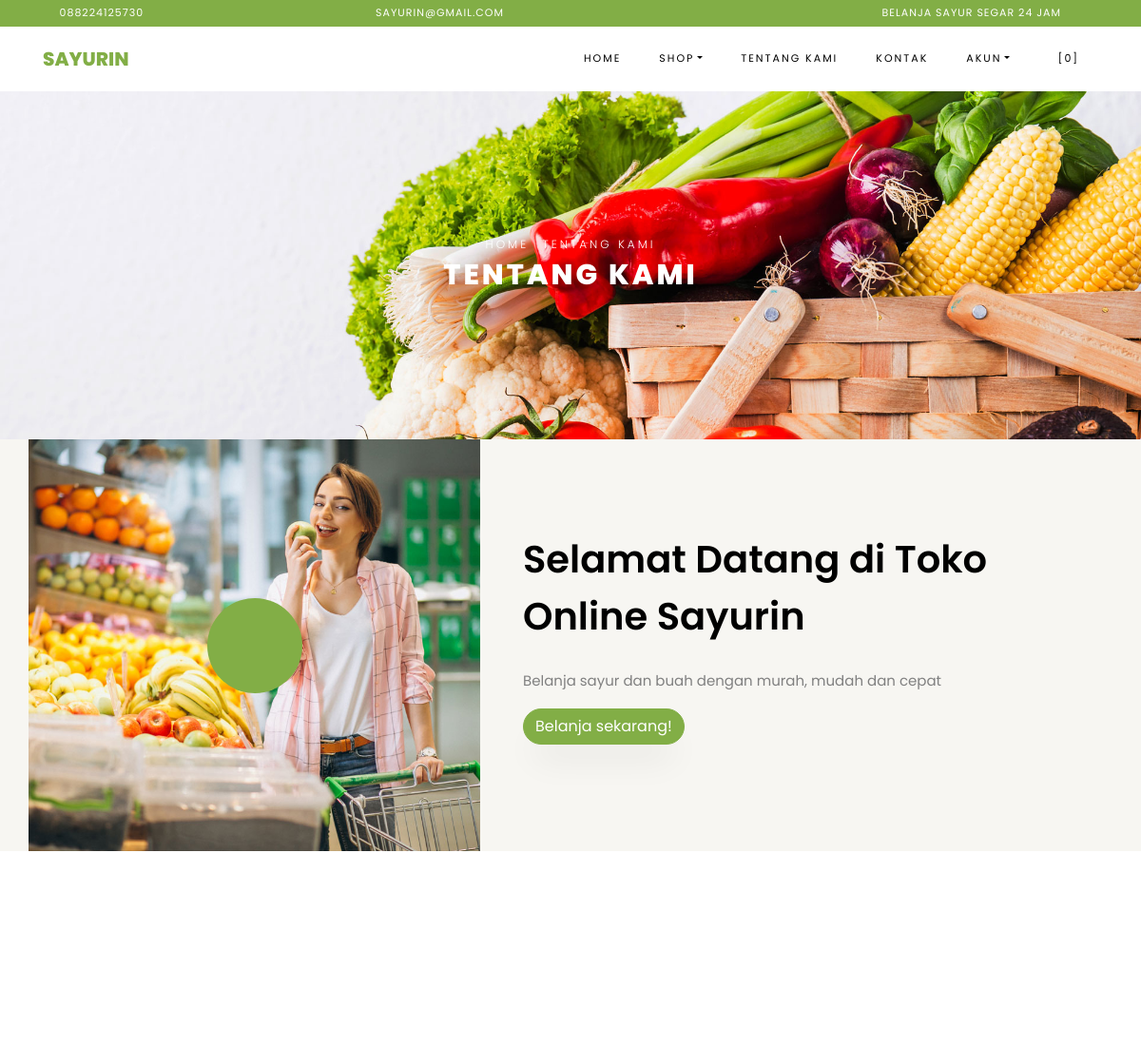
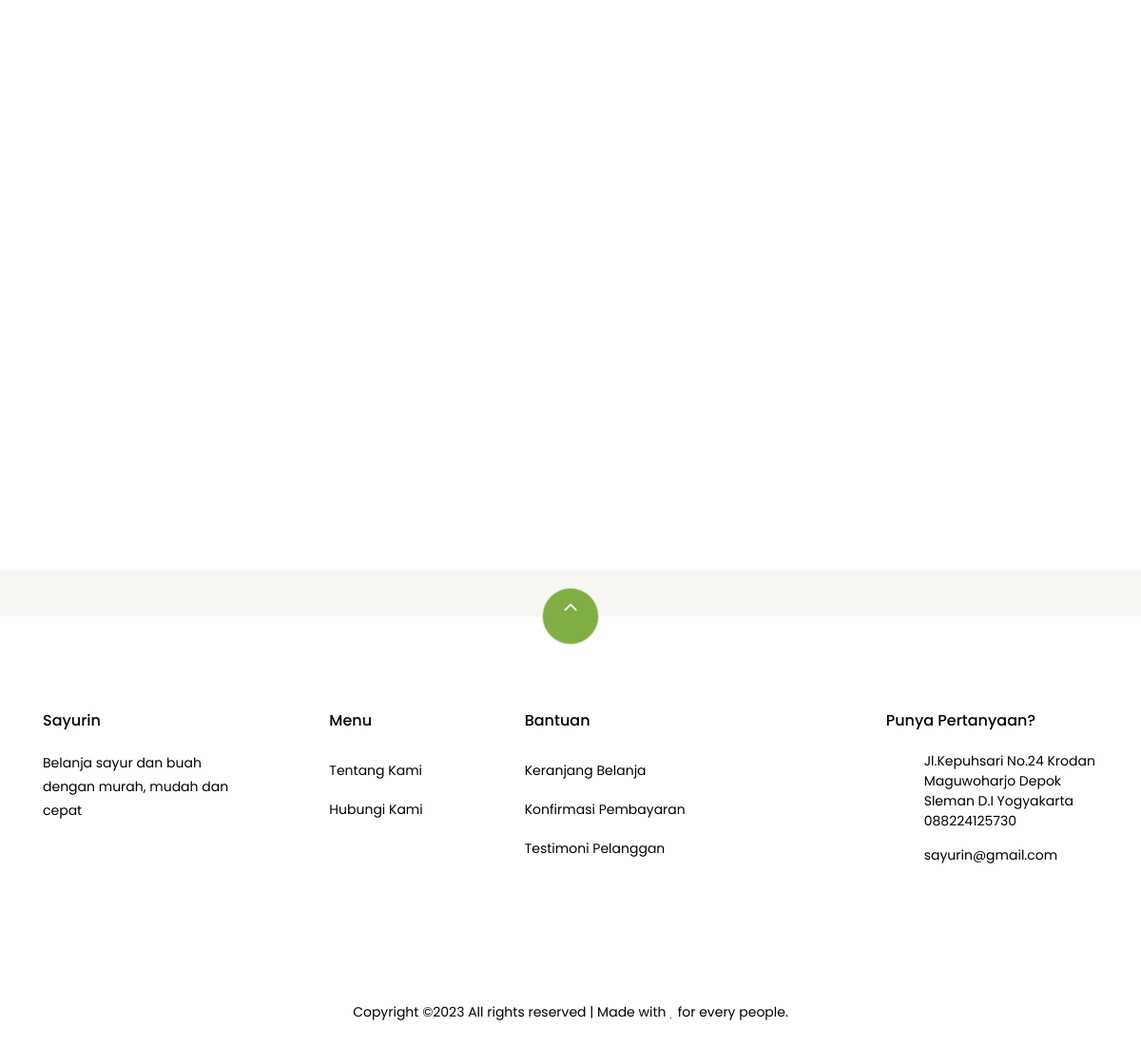
Page /index.php/pages/about on the committed database (2 pictures, top to bottom).
### tables this page shows
CREATE TABLE `settings` (
  `id` int(10) NOT NULL,
  `key` varchar(32) NOT NULL,
  `content` text NOT NULL
);

### application/helpers/themes_helper.php (called while the page is built, shortened)
<?php
if ( ! function_exists('get_theme_name'))
{
    function get_theme_name() {
        $current_theme = get_settings('current_theme_name');
        return ($current_theme) ? $current_theme : false;
    }
}
if ( ! function_exists('get_template_part'))
{
    function get_template_part($file_name = null, $params = array()) {
        if ($file_name !== '') {
            $current_theme = get_theme_name();
            if ( file_exists($file_location = VIEWPATH .'themes/'. $current_theme .'/'. $file_name .'.php')) {
                $CI =& get_instance();
                $CI->load->view('themes/'. $current_theme .'/'. $file_name, $params);
            }
            else {
                echo '<div>Kesalahan: berkas tema <b>'. $file_name .'.php</b> tidak ditemukan.<br>Lokasi berkas: <b>'. $file_location .'</b></div>';
            }
        }
    }
}
if ( ! function_exists('get_header'))
{
    function get_header($params = null, $section = '', $current_section = '') {
        $load_params = array();
        if ( is_null($params)) {
            $load_params['title'] = get_settings('site_name');
        }
        else if ( is_string($params)) {
            $load_params['title'] = $params;
        }
        $load_params['sidebar_section'] = $section;
        $load_params['current_section'] = $current_section;
        get_template_part('header', $load_params);
    }
}
if ( ! function_exists('get_footer'))
{
    function get_footer($params = array()) {
        get_template_part('footer', $params);
    }
}
if ( ! function_exists('get_theme_uri'))
{
    function get_theme_uri($file_name = null, $theme_name = NULL)
    {
        $theme_name = ($theme_name == NULL) ? get_theme_name() : $theme_name;
        return is_null($file_name) ? base_url('assets/themes/'. $theme_name .'/') : base_url('assets/themes/'. $theme_name .'/'. $file_name) ;
    }
}

### application/controllers/Pages.php (called while the page is built, shortened)
<?php
class Pages extends CI_Controller {
    public function about()
    {
        $params['reviews'] = $this->review->get_all_reviews();
        get_header(get_store_name());
        get_template_part('pages/about', $params);
        get_footer();
    }
}

### index.php (called while the page is built, shortened)
<?php
require_once BASEPATH . 'core/CodeIgniter.php';

### application/helpers/global_helper.php (called while the page is built, shortened)
<?php
if (!function_exists('get_settings')) {
    function get_settings($key = '')
    {
        $CI = &get_instance();
        $row = $CI->db
            ->select('content')
            ->where('key', $key)
            ->get('settings')
            ->row();
        return $row->content;
    }
}
if (!function_exists('get_store_name')) {
    function get_store_name()
    {
        return get_settings('store_name');
    }
}

### application/helpers/session_helper.php (called while the page is built, shortened)
<?php
if (!function_exists('init')) {
    function init()
    {
        $CI = &get_instance();
        return $CI;
    }
}
if (!function_exists('session_data')) {
    function session_data()
    {
        $CI = init();
        $read_session_in_cookie = get_cookie('__ACTIVE_SESSION_DATA');
        $read_session_in_session = $CI->session->userdata('__ACTIVE_SESSION_DATA');
        if ($read_session_in_cookie) {
            $read_data = $CI->encryption->decrypt($read_session_in_cookie);
            $read_data = json_decode($read_data);
            return $read_data;
        } else if ($read_session_in_session) {
            $read_data = $CI->encryption->decrypt($read_session_in_session);
            $read_data = json_decode($read_data);
            return $read_data;
        } else {
            $default_session = new stdClass();
            $default_session->is_login = FALSE;
            $default_session->user_id = 0;
            $default_session->login_at = 0;
            $default_session->remember_me = FALSE;
            return $default_session;
        }
    }
}

### application/views/themes/vegefoods/pages/about.php (the view, shortened to what this page needs)
<div class="hero-wrap hero-bread" style="background-image: url('<?php echo get_theme_uri('images/bg_1.jpg'); ?>');">
    <div class="container">
      <div class="row no-gutters slider-text align-items-center justify-content-center">
        <div class="col-md-9 ftco-animate text-center">
            <p class="breadcrumbs"><span class="mr-2"><?php echo anchor(base_url(), 'Home'); ?></span> <span>Tentang Kami</span></p>
          <h1 class="mb-0 bread">Tentang Kami</h1>
        </div>
      </div>
    </div>
  </div>
  <section class="ftco-section ftco-no-pb ftco-no-pt bg-light">
          <div class="container">
              <div class="row">
                  <div class="col-md-5 p-md-5 img img-2 d-flex justify-content-center align-items-center" style="background-image: url(<?php echo get_theme_uri('images/about.jpg'); ?>);">
                      <a href="https://vimeo.com/45830194" class="icon popup-vimeo d-flex justify-content-center align-items-center">
                          <span class="icon-play"></span>
                      </a>
                  </div>
                  <div class="col-md-7 py-5 wrap-about pb-md-5 ftco-animate">
            <div class="heading-section-bold mb-4 mt-md-5">
                <div class="ml-md-0">
                  <h2 class="mb-4">Selamat Datang di Toko Online <?php echo get_store_name(); ?></h2>
              </div>
            </div>
            <div class="pb-md-5">
                <p><?php echo get_settings('store_description'); ?></p>
                          <p><a href="<?php echo site_url('browse'); ?>" class="btn btn-primary">Belanja sekarang!</a></p>
                      </div>
                  </div>
              </div>
          </div>
      </section>
      <section class="ftco-section testimony-section">
    <div class="container">
      <div class="row justify-content-center mb-5 pb-3">
      </div>
    </div>
  </section>
<section class="ftco-section">
      <div class="container">
          <div class="row no-gutters ftco-services">
  </div>
      </div>
  </section>

### application/views/themes/vegefoods/header.php (shortened to what this page needs)
?><!DOCTYPE html>
<html lang="en">
  <head>
    <link rel="stylesheet" href="<?php echo get_theme_uri('css/open-iconic-bootstrap.min.css'); ?>">
    <link rel="stylesheet" href="<?php echo get_theme_uri('css/animate.css'); ?>">
    <link rel="stylesheet" href="<?php echo get_theme_uri('css/owl.carousel.min.css'); ?>">
    <link rel="stylesheet" href="<?php echo get_theme_uri('css/owl.theme.default.min.css'); ?>">
    <link rel="stylesheet" href="<?php echo get_theme_uri('css/magnific-popup.css'); ?>">
    <link rel="stylesheet" href="<?php echo get_theme_uri('css/aos.css'); ?>">
	<link rel="stylesheet" href="<?php echo get_theme_uri('css/ionicons.min.css'); ?>">
	<link rel="stylesheet" href="<?php echo get_theme_uri('js/plugins/@fortawesome/fontawesome-free/css/all.min.css', 'argon'); ?>">
    <link rel="stylesheet" href="<?php echo get_theme_uri('css/bootstrap-datepicker.css'); ?>">
    <link rel="stylesheet" href="<?php echo get_theme_uri('css/jquery.timepicker.css'); ?>">
    <link rel="stylesheet" href="<?php echo get_theme_uri('css/flaticon.css'); ?>">
    <link rel="stylesheet" href="<?php echo get_theme_uri('css/icomoon.css'); ?>">
	<link rel="stylesheet" href="<?php echo get_theme_uri('css/style.css'); ?>">
	<link rel="stylesheet" href="<?php echo base_url('assets/plugins/toastr/toastr.min.css'); ?>">
  </head>
  <body class="goto-here">
		<div class="py-1 bg-primary">
    	<div class="container">
    		<div class="row no-gutters d-flex align-items-start align-items-center px-md-0">
	    		<div class="col-lg-12 d-block">
		    		<div class="row d-flex">
		    			<div class="col-md pr-4 d-flex topper align-items-center">
					    	<div class="icon mr-2 d-flex justify-content-center align-items-center"><span class="icon-phone2"></span></div>
						    <span class="text"><?php echo get_settings('store_phone_number'); ?></span>
					    </div>
					    <div class="col-md pr-4 d-flex topper align-items-center">
					    	<div class="icon mr-2 d-flex justify-content-center align-items-center"><span class="icon-paper-plane"></span></div>
						    <span class="text"><?php echo get_settings('store_email'); ?></span>
					    </div>
					    <div class="col-md-5 pr-4 d-flex topper align-items-center text-lg-right">
						    <span class="text"><?php echo get_settings('store_tagline'); ?></span>
					    </div>
				    </div>
			    </div>
		    </div>
		  </div>
    </div>
    <nav class="navbar navbar-expand-lg navbar-dark ftco_navbar bg-dark ftco-navbar-light" id="ftco-navbar">
	    <div class="container">
	      <a class="navbar-brand" href="<?php echo base_url(); ?>"><?php echo get_store_name(); ?></a>
	      <div class="collapse navbar-collapse" id="ftco-nav">
	        <ul class="navbar-nav ml-auto">
	          <li class="nav-item active"><a href="<?php echo base_url(); ?>" class="nav-link">Home</a></li>
	          <li class="nav-item dropdown">
              <a class="nav-link dropdown-toggle" href="#" id="dropdown04" data-toggle="dropdown" aria-haspopup="true" aria-expanded="false">Shop</a>
            </li>
	          <li class="nav-item"><a href="<?php echo site_url('pages/about'); ?>" class="nav-link">Tentang Kami</a></li>
              <li class="nav-item"><a href="<?php echo site_url('pages/contact'); ?>" class="nav-link">Kontak</a></li>
              <li class="nav-item dropdown">
              <a class="nav-link dropdown-toggle" href="#" id="dropdown05" data-toggle="dropdown" aria-haspopup="true" aria-expanded="false">Akun</a>
            </li>
	          <li class="nav-item cta cta-colored"><a href="<?php echo site_url('shop/cart'); ?>" class="nav-link"><span class="icon-shopping_cart"></span>[<span class="cart-item-total">0</span>]</a></li>
	        </ul>
	      </div>
	    </div>
	  </nav>

### application/views/themes/vegefoods/footer.php (shortened to what this page needs)
<section class="ftco-section ftco-no-pt ftco-no-pb py-5 bg-light">
    <div class="container py-4">
    </div>
  </section>
  <footer class="ftco-footer ftco-section">
    <div class="container">
        <div class="row">
            <div class="mouse">
                      <a href="#" class="mouse-icon">
                          <div class="mouse-wheel"><span class="ion-ios-arrow-up"></span></div>
                      </a>
                  </div>
        </div>
      <div class="row mb-5">
        <div class="col-md">
          <div class="ftco-footer-widget mb-4">
            <h2 class="ftco-heading-2"><?php echo get_store_name(); ?></h2>
            <p><?php echo get_settings('store_description'); ?></p>
            <ul class="ftco-footer-social list-unstyled float-md-left float-lft mt-5">
            </ul>
          </div>
        </div>
        <div class="col-md">
          <div class="ftco-footer-widget mb-4 ml-md-5">
            <h2 class="ftco-heading-2">Menu</h2>
            <ul class="list-unstyled">
              <li><a href="<?php echo site_url('pages/about'); ?>" class="py-2 d-block">Tentang Kami</a></li>
              <li><a href="<?php echo site_url('pages/contact'); ?>" class="py-2 d-block">Hubungi Kami</a></li>
            </ul>
          </div>
        </div>
        <div class="col-md-4">
           <div class="ftco-footer-widget mb-4">
            <h2 class="ftco-heading-2">Bantuan</h2>
            <div class="d-flex">
                <ul class="list-unstyled mr-l-5 pr-l-3 mr-4">
                  <li><a href="<?php echo site_url('shop/cart'); ?>" class="py-2 d-block">Keranjang Belanja</a></li>
                  <li><a href="<?php echo site_url('customer/payments/confirm'); ?>" class="py-2 d-block">Konfirmasi Pembayaran</a></li>
                  <li><a href="<?php echo site_url('shop/testimonial'); ?>" class="py-2 d-block">Testimoni Pelanggan</a></li>
                </ul>
              </div>
          </div>
        </div>
        <div class="col-md">
          <div class="ftco-footer-widget mb-4">
              <h2 class="ftco-heading-2">Punya Pertanyaan?</h2>
              <div class="block-23 mb-3">
                <ul>
                  <li><span class="icon icon-map-marker"></span><span class="text"><?php echo get_settings('store_address'); ?></span></li>
                  <li><a href="#"><span class="icon icon-phone"></span><span class="text"><?php echo get_settings('store_phone_number'); ?></span></a></li>
                  <li><a href="#"><span class="icon icon-envelope"></span><span class="text"><?php echo get_settings('store_email'); ?></span></a></li>
                </ul>
              </div>
          </div>
        </div>
      </div>
      <div class="row">
        <div class="col-md-12 text-center">
          <p>
                        Copyright &copy;<script>document.write(new Date().getFullYear());</script> All rights reserved | Made with <i class="icon-heart text-danger" aria-hidden="true"></i> for every people.
                      </p>
        </div>
      </div>
    </div>
  </footer>
</body>
</html>

### assets/themes/vegefoods/css/icomoon.css (style rules this page uses)
[class^="icon-"], [class*=" icon-"] { font-family: 'icomoon' !important; speak: none; font-style: normal; font-weight: normal; font-variant: normal; text-transform: none; line-height: 1; -webkit-font-smoothing: antialiased; -moz-osx-font-smoothing: grayscale; }
.icon-heart:before { content: "\f004"; }
.icon-map-marker:before { content: "\f041"; }
.icon-play:before { content: "\f04b"; }
.icon-phone:before { content: "\f095"; }
.icon-envelope:before { content: "\f0e0"; }
.icon-paper-plane:before { content: "\f1d8"; }
.icon-phone2:before { content: "\e0cd"; }
.icon-shopping_cart:before { content: "\e8cc"; }

### rows in the picture
settings: content "088224125730"
settings: content "SAYURIN@GMAIL.COM", content "sayurin@gmail.com"
settings: content "BELANJA SAYUR SEGAR 24 JAM"
settings: content "SAYURIN", content "Sayurin"
settings: content (picture)
settings: content "Belanja sayur dan buah dengan murah, mudah dan cepat"
settings: content "Jl.Kepuhsari No.24 Krodan Maguwoharjo Depok Sleman D.I Yogyakarta"

### other values in the picture
anchor(base_url(), 'Home') "HOME"
